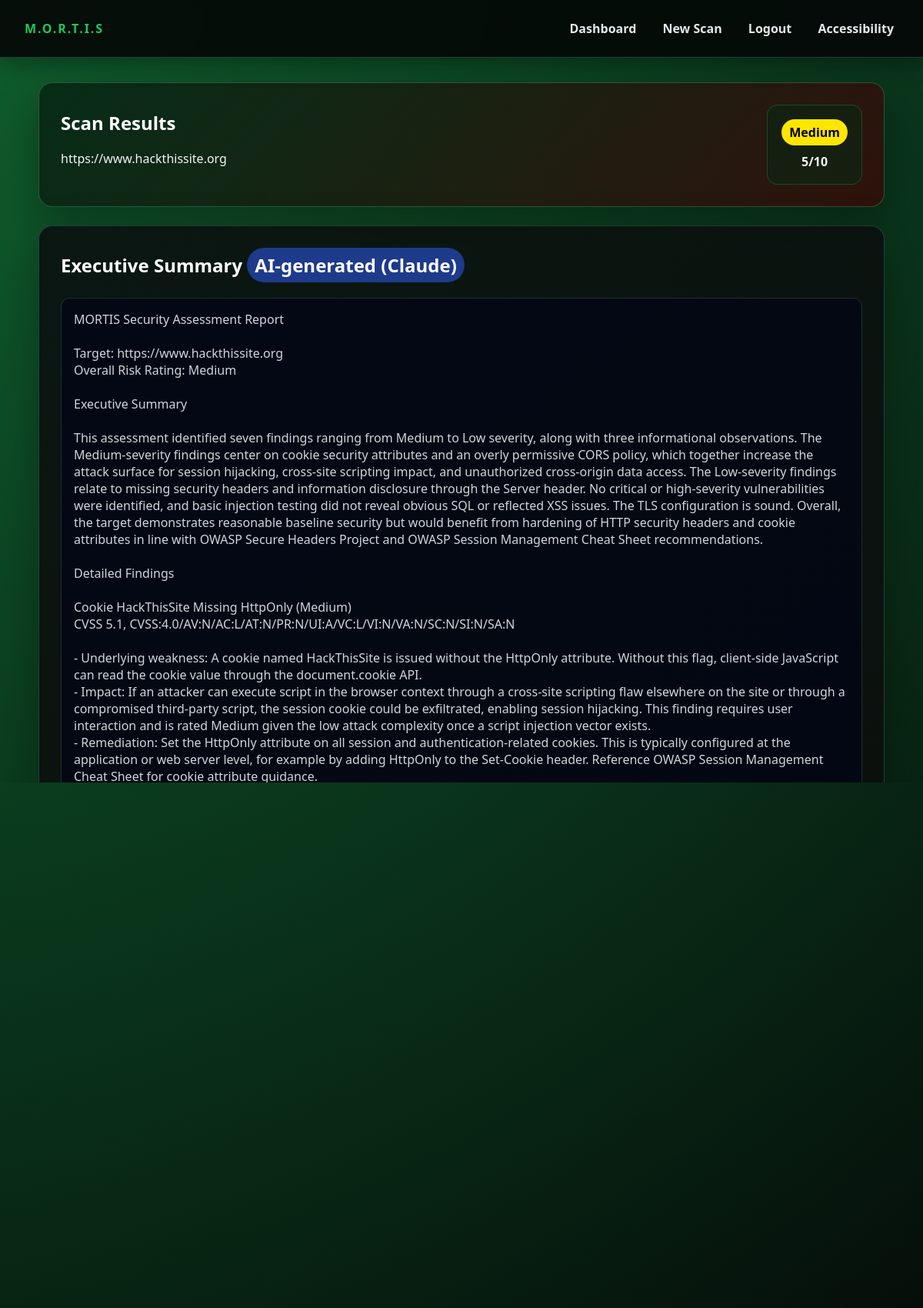
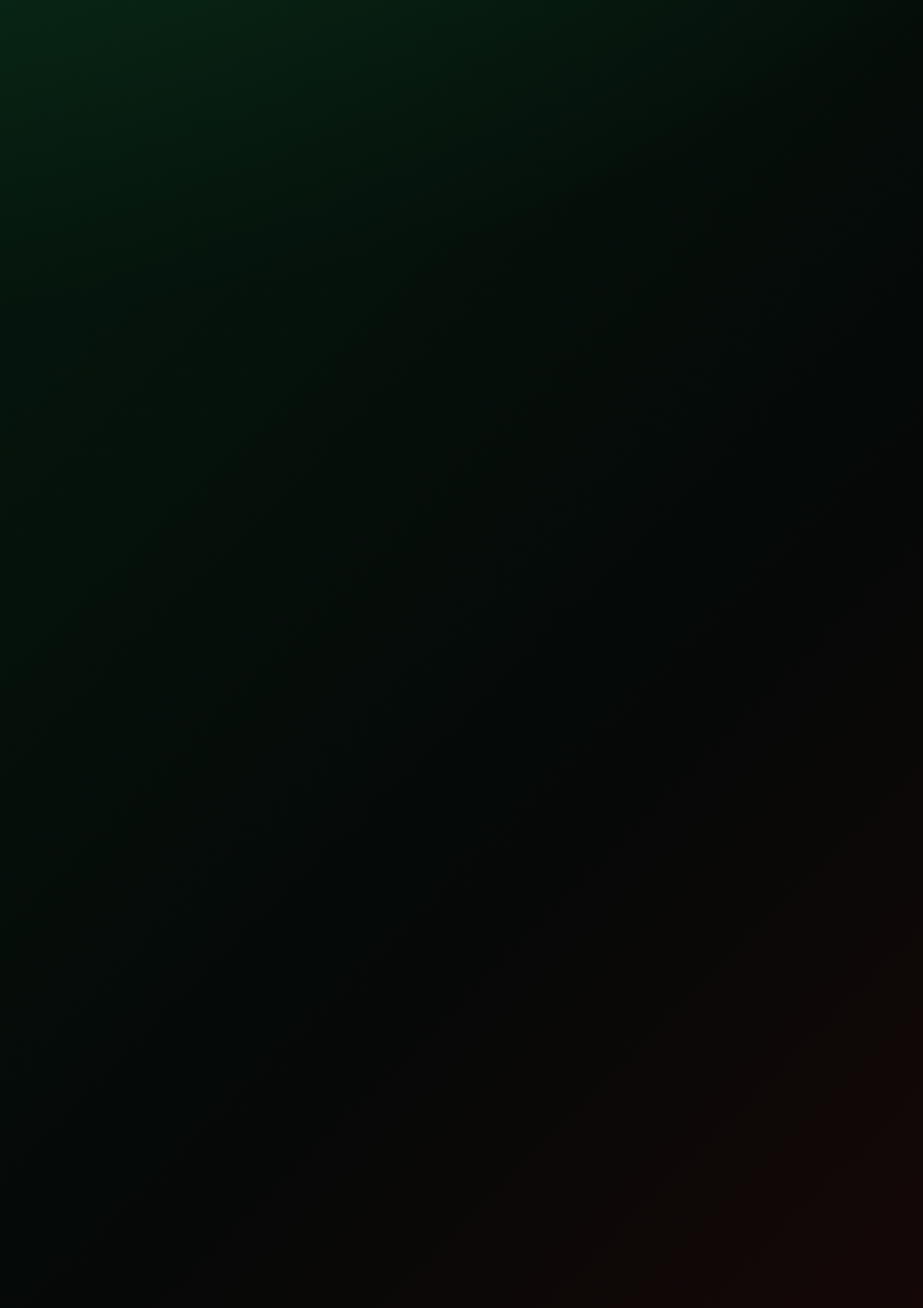
Page /results/9 (signed in, upper part) on the committed database (2 pictures, top to bottom).
### app/models.py (models this page shows)
class Scan(db.Model):
    id = db.Column(db.Integer, primary_key=True)
    target_url = db.Column(db.String(500), nullable=False)
    created_at = db.Column(db.DateTime, default=datetime.utcnow)
    overall_score = db.Column(db.Integer, default=0)
    overall_rating = db.Column(db.String(20), default="Low")
    report_summary = db.Column(db.Text, default="")
    report_source = db.Column(db.String(20), default="")  # "api" | "offline" | ""
    status = db.Column(db.String(20), default="running")  # running | reporting | completed | failed
    modules_total = db.Column(db.Integer, default=0)
    modules_done = db.Column(db.Integer, default=0)
    current_module = db.Column(db.String(80), default="")
    findings = db.relationship(
        "Finding",
        backref="scan",
        cascade="all, delete-orphan",
        lazy=True,
        order_by="Finding.score.desc()"
    )

### app/routes.py (the view)
@bp.route("/results/<int:scan_id>")
@login_required
def results(scan_id):
    scan_record = Scan.query.get_or_404(scan_id)
    if scan_record.status in ("running", "reporting"):
        return redirect(url_for("main.scan_progress", scan_id=scan_id))
    return render_template("results.html", scan=scan_record)

### app/reporting.py (called while the page is built)
def _strip_markdown(text: str) -> str:
    text = re.sub(r"(?m)^\s{0,3}#{1,6}\s*", "", text)   # '# ' headings
    text = re.sub(r"\*\*(.+?)\*\*", r"\1", text)          # **bold**
    text = re.sub(r"__(.+?)__", r"\1", text)              # __bold__
    text = re.sub(r"`([^`]+)`", r"\1", text)              # `code`
    text = re.sub(r"(?m)^\s*\*\s+", "- ", text)           # '* ' bullets -> '- '
    text = re.sub(
        r"\s*\[?\s*This summary was generated by an AI model.*?report\.?\s*\]?\s*$",
        "", text, flags=re.S,
    )
    return text.rstrip()

### app/routes.py (called while the page is built)
def login_required(view):
    @wraps(view)
    def wrapped(*args, **kwargs):
        if "user_id" not in session:
            return redirect(url_for("main.login"))
        return view(*args, **kwargs)
    return wrapped

### app/templates/results.html (shortened to what this page needs)
{% extends "base.html" %}
{% block content %}
<section class="hero">
  <div>
    <h1>Scan Results</h1>
    <p>{{ scan.target_url }}</p>
  </div>
  <div class="scorebox">
    <span class="badge {{ scan.overall_rating|lower }}">{{ scan.overall_rating }}</span>
    <strong>{{ scan.overall_score }}/10</strong>
  </div>
</section>
<section class="card">
  <h2>Executive Summary
    {% if scan.report_source == 'api' %}
      <span class="badge cvss">AI-generated (Claude)</span>
    {% elif scan.report_source == 'offline' %}
      <span class="badge info">Offline summary</span>
    {% endif %}
  </h2>
  <pre class="summary">{{ scan.report_summary | clean_summary }}</pre>
  {% if scan.report_source == 'api' %}
    <p><strong>This summary was generated by an AI model and must be reviewed by a human tester before being used in a formal penetration-testing report.</strong></p>
  {% endif %}
  <a class="button secondary" href="{{ url_for('main.download_report', scan_id=scan.id) }}">Download TXT Report</a>
  <a class="button secondary" href="{{ url_for('main.download_report_html', scan_id=scan.id) }}">Download HTML Report</a>
</section>
{% endblock %}

### app/static/css/style.css (style rules this page uses)
:root { --bg: #050807; --bg-red: #3a0707; --bg-green:#062915; --panel: rgba(10, 18, 16, 0.92); --panel-2: rgba(18, 8, 8, 0.88); --text: #f3f4f6; --muted: #a7b7ad; --line: rgba(110, 231, 183, 0.22); --accent: #ef4444; --accent-2:#22c55e; --danger: #dc2626; --success: #16a34a; }
*, *::before, *::after { box-sizing: border-box; }
body { margin: 0; font-family: "Aptos", "Aptos Display", "Segoe UI", Arial, sans-serif; color: var(--text); background: radial-gradient(circle at top left, rgba(34, 197, 94, 0.34), transparent 34%), radial-gradient(circle at bottom right, rgba(239, 68, 68, 0.34), transparent 38%), linear-gradient(135deg, var(--bg-green) 0%, var(--bg) 48%, var(--bg-red) 100%); background-attachment: fixed; }
button, input, select, textarea, .summary { font-family: inherit; }
h1, h2, h3 { margin-top: 0; color: #ffffff; }
a { color: #86efac; text-decoration: none; }
.hero { display: flex; justify-content: space-between; align-items: center; gap: 24px; padding: 28px; margin-bottom: 24px; background: linear-gradient(135deg, rgba(6, 41, 21, 0.92), rgba(58, 7, 7, 0.76)); border: 1px solid rgba(110, 231, 183, 0.26); border-radius: 18px; box-shadow: 0 20px 55px rgba(0, 0, 0, 0.32); }
.card { padding: 28px; margin-bottom: 24px; background: linear-gradient(145deg, var(--panel), var(--panel-2)); border: 1px solid rgba(110, 231, 183, 0.22); border-radius: 18px; box-shadow: 0 20px 60px rgba(0, 0, 0, 0.32); }
.summary { white-space: pre-wrap; padding: 16px; color: #d1d5db; background: rgba(2, 6, 23, 0.78); border: 1px solid rgba(110, 231, 183, 0.18); border-radius: 12px; }
.scorebox { display: grid; gap: 10px; text-align: center; padding: 18px; background: rgba(6, 41, 21, 0.55); border: 1px solid rgba(34, 197, 94, 0.26); border-radius: 14px; }
button, .button { display: inline-block; margin-top: 18px; padding: 12px 18px; background: linear-gradient(135deg, #15803d, #0f5c2e); color: #ffffff; font-weight: 800; border: 0; border-radius: 12px; cursor: pointer; box-shadow: 0 12px 24px rgba(22, 163, 74, 0.20); }
.secondary { background: linear-gradient(135deg, #334155, #111827); color: var(--text); }
.badge { display: inline-block; padding: 6px 10px; background: #334155; color: #ffffff; font-weight: 800; border-radius: 999px; }
.badge.medium { background: #ffe600; color: #000000; }
.badge.cvss { background: #1e3a8a; color: #ffffff; font-weight: 700; }

### rows in the picture
Scan: target_url "https://www.hackthissite.org", overall_rating "Medium", overall_score "5", report_summary|clean_summary "MORTIS Security Assessment Report Target: https://www.hackthissite.org Overall Risk Rating: Medium Executive Summary This assessment identified seven findings ranging from Medium to Low severity, along with three informational observations. The Medium-severity findings center on cookie security attributes and an overly permissive CORS policy, which together increase the attack surface for session hijacking, cross-site scripting impact, and unauthorized cross-origin data access. The Low-severity findings relate to missing security headers and information disclosure through the Server header. No critical or high-severity vulnerabilities were identified, and basic injection testing did not…"
